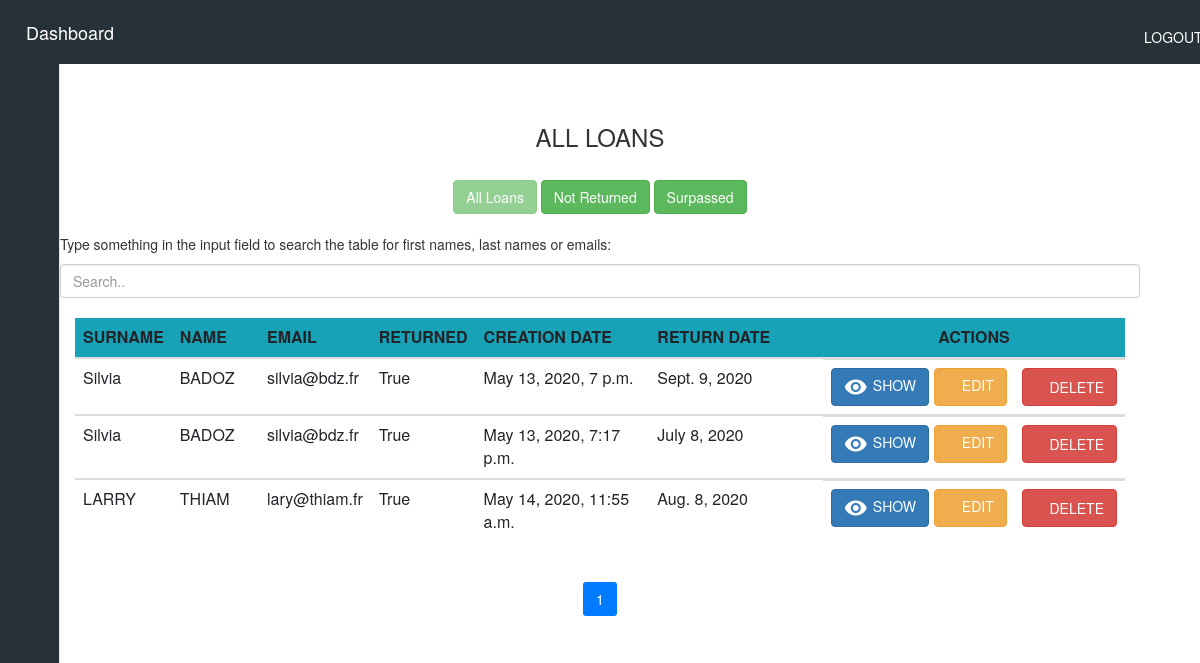
/allLoan (signed in), run on an earlier commit of the app's database.
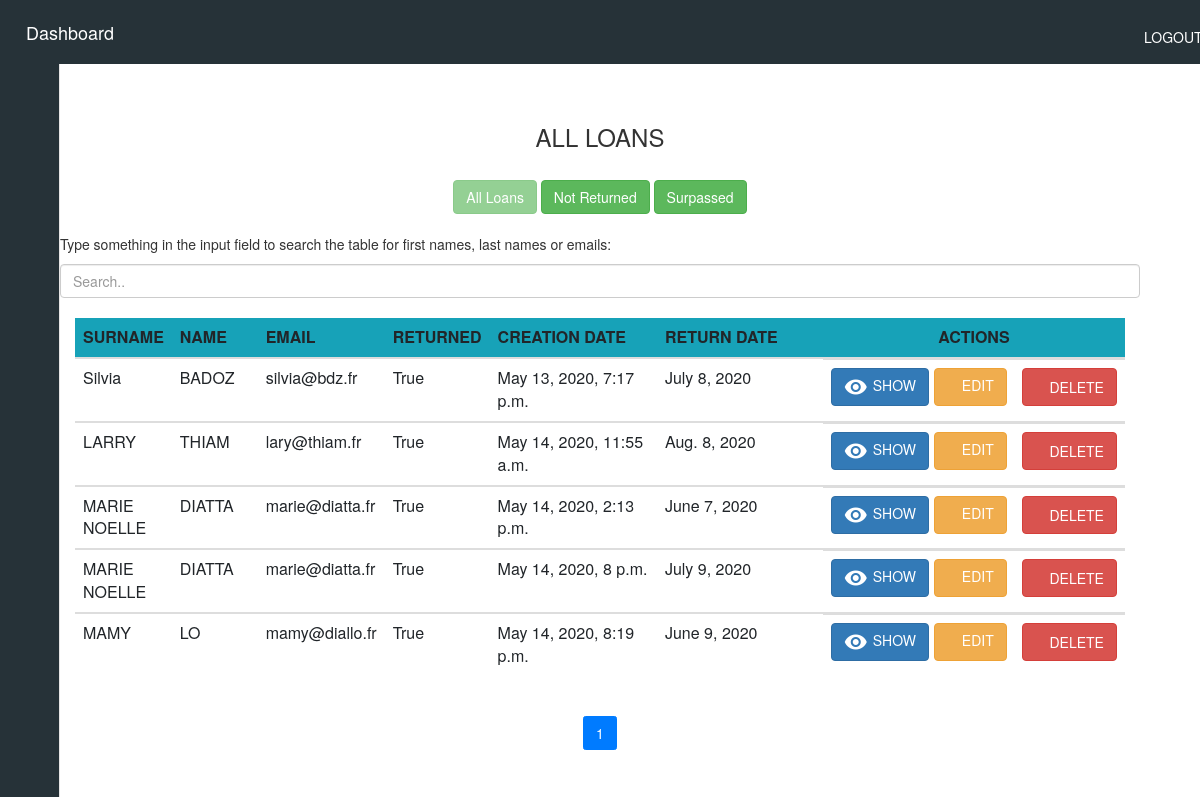
And on a later commit of the database.
### siteWeb/models.py (models this page shows, shortened)
class Loan(models.Model):
    user = models.ForeignKey(settings.AUTH_USER_MODEL, on_delete=models.CASCADE)
    ordered = models.BooleanField(default=False)
    returned = models.BooleanField(default=False)
    creation_date_loan = models.DateTimeField(default=timezone.now)
    expected_return_date = models.DateField(blank=True, null=True)
    return_date = models.DateField(null=True)
    loaner = models.ForeignKey(Loaner, on_delete=models.CASCADE, blank=False, null=True)
    materials = models.ManyToManyField(LoanMaterial)

class Loaner(models.Model):
    last_name = models.CharField(max_length=255)
    first_name = models.CharField(max_length=255)
    email = models.EmailField(max_length=255, unique=True)
    establishment = models.CharField(max_length=250)
    creation_date = models.DateTimeField(auto_now_add=True)

### siteWeb/views.py (the view)
# urls.py: path('allLoan', views.allLoan, name='allLoan'),
def allLoan(request):
    loan_all = Loan.objects.filter(ordered=True)
    paginator = Paginator(loan_all, per_page=5)
    page_number = request.GET.get('page', 1)
    page_obj = paginator.get_page(page_number)
    return render(request, 'siteWeb/all_Loan.html',
                  {'loan_all': page_obj.object_list, 'paginator': paginator, 'page_number': int(page_number)})

### siteWeb/templates/siteWeb/all_Loan.html (shortened to what this page needs)
{% include "siteWeb/includes/dashboard.html" %}
{% load static %}
{% load crispy_forms_tags %}
{% block content %}
<head>
</head>
<main>
    {% if user.is_authenticated %}
    <body>
    <div class="container">
        <div class="container-fluid">
            <br>
            <center><h3>ALL LOANS</h3></center>
            <br>
            <center>
                <a class="btn btn-success" href="allLoan" disabled>All Loans</a>
                <a class="btn btn-success" href="notReturnedLoan">Not Returned</a>
                <a class="btn btn-success" href="LoanSurpassed">Surpassed</a>
            </center>
            <br>
            <p>Type something in the input field to search the table for first names, last names or emails:</p>
            <input class="form-control" id="myInput" type="text" placeholder="Search..">
            <br>
            <div class="table-responsive table-body" id="table1">
                <table id="loanTable" class="table container-fluid table-responsive">
                    <thead class="bg-info">
                    <tr>
                        <th scope="col" class="col-md-1">SURNAME</th>
                        <th scope="col" class="col-md-1">NAME</th>
                        <th scope="col" class="col-md-1">EMAIL</th>
                        <th scope="col" class="col-md-1">RETURNED</th>
                        <th scope="col" class="col-md-2">CREATION DATE</th>
                        <th scope="col" class="col-md-2">RETURN DATE</th>
                        <th scope="col" class="col-md-2 text-center">ACTIONS</th>
                    </tr>
                    </thead>
                    {% for loan in loan_all %}
                    <tbody id="myTable">
                    <tr id="loan-{{loan.id}}">
                        <td>{{loan.loaner.last_name}}</td>
                        <td>{{loan.loaner.first_name}}</td>
                        <td>{{loan.loaner.email}}</td>
                        <td>{{loan.returned}}</td>
                        <td>{{loan.creation_date_loan}}</td>
                        <td>{{loan.expected_return_date}}</td>
                        <td class="d-flex">
                            <a href="/loan_id/{{loan.id}}" class="btn btn-primary mr-2 d-flex">
                                <span><i class="material-icons mr-2">remove_red_eye</i></span>SHOW
                            </a>
                            <a href="/updateLoan/{{loan.id}}" class="btn btn-warning mr-2">
                                <span><i class="far fa-edit"></i></span> EDIT
                            </a>
                            <button class="btn btn-danger ml-3" onClick="deleteLoan({{loan.id}})">
                                <span><i class="far fa-trash-alt"></i></span> DELETE
                            </button>
                        </td>
                    </tr>
                    </tbody>
                    {% endfor %}
                </table>
                <center>
                    <ul class="pagination">
                        {% for i in paginator.page_range %}
                        <li class="page-item {% if i == page_number %} active {% endif %}">
                            <a class="page-link" href="?page={{ i }}">{{ i }}</a>
                        </li>
                        {% endfor %}
                    </ul>
                </center>
            </div>
        </div>
    </div>
    </body>
    {% else %}
    <center><p> No Permittion. If you have an account, <a href="/accounts/login">login.</a></p></center>
    {% endif %}
</main>
{% endblock %}

### siteWeb/templates/siteWeb/includes/dashboard.html (shortened to what this page needs)
{% load static %}
<html>
  <head>
      <link rel="stylesheet" href="{% static 'css/bootstrap.css' %}" type="text/css" media="screen">
      <link rel="stylesheet" href="{% static 'css/dashboard.css' %}" type="text/css" media="screen">
      <link rel="stylesheet" href="{% static 'css/sidebar.css' %}" type="text/css" media="screen">
        <link href="https://maxcdn.bootstrapcdn.com/bootstrap/3.3.7/css/bootstrap.min.css"
 rel="stylesheet">
        <link href="{% static '../static/vendor/fontawesome-free/css/all.min.css' %}" rel="stylesheet" type="text/css">
  </head>
  <body>
  <main>
    <nav class="navbar navbar-expand-lg navbar-dark" id = "navbar" data-spy="affix" data-offset-top="197">
        <a class="navbar-brand" href="/">Dashboard</a>
      <div class="collapse navbar-collapse" id="navbarTogglerDemo03">
            <div id ="logout">
                <ul class="navbar-nav mr-auto" >
                    <li class="nav-item active"><a class="nav-link" href="logout">LOGOUT</a></li>
                </ul>
            </div>
      </div>
    </nav>
    <div>
      <nav class="main-menu bg-dark" id = "sidebar" role="navigation">
                <ul>
                    {% if user.is_superuser %}
                    <li class="has-subnav mb-4 mt-2">
                        <a href="../accounts/register">
                           <i class="fa fa-user-plus"></i>
                        </a>
                    </li>
                    <li class="has-subnav mb-4 mt-2">
                        <a href="../admin">
                            <i class="fa fa-user-lock"></i>
                        </a>
                    </li>
                    {% endif %}
                    <li class="has-subnav mb-4 mt-2">
                        <a href="../MaterialView">
                            <i class="fa fa-laptop fa-2x"></i>
                        </a>
                    </li>
                    <li class="has-subnav mt-2 mb-4">
                        <a href="../TypeView">
                           <i class="fa fa-list fa-2x"></i>
                        </a>
                    </li>
                    <li class="has-subnav mb-4 mt-2">
                        <a href="../LoanerView">
                           <i class="fa fa-folder-open fa-2x"></i>
                        </a>
                    </li>
                    <li class="has-subnav mb-4 mt-2">
                        <a href="../allLoan">
                            <i class="fa fa-bar-chart-o fa-2x"></i>
                        </a>
                    </li>
                </ul>
            </nav>
      </div>
  </main>
</body>
</html>

### static/css/dashboard.css (style rules this page uses)
#sidebar { position: fixed; top: 64px; background-color: #263238 !important; }
#navbar { border-radius: 0 !important; -moz-border-radius: 0 !important; width: 100%; height: 64px; background-color: #263238 }
#logout { position: absolute; left: 95%; }

### static/css/sidebar.css (style rules this page uses)
.fa-2x { font-size: 2em; }
.fa { position: relative; display: table-cell; width: 60px; height: 36px; text-align: center; vertical-align: middle; font-size:20px; }
.main-menu { background:#212121; border-right:1px solid #e5e5e5; position:absolute; top:0; bottom:0; height:100%; left:0; width:60px; overflow:hidden; -webkit-transition:width .05s linear; transition:width .05s linear; -webkit-transform:translateZ(0) scale(1,1); z-index:1000; }
.main-menu>ul { margin:7px 0; }
.main-menu li { position:relative; display:block; width:250px; }
.main-menu li>a { position:relative; display:table; border-collapse:collapse; border-spacing:0; color:#999; font-family: arial; font-size: 14px; text-decoration:none; -webkit-transform:translateZ(0) scale(1,1); -webkit-transition:all .1s linear; transition:all .1s linear; }
nav { -webkit-user-select:none; -moz-user-select:none; -ms-user-select:none; -o-user-select:none; user-select:none; }
nav ul,nav li { outline:0; margin:0; padding:0; }

What changed in the data, as far as the page shows it:
removed Loan: loaner.last_name "Silvia", loaner.first_name "BADOZ", loaner.email "silvia@bdz.fr", returned "True", creation_date_loan "May 13, 2020, 7 p.m.", expected_return_date "Sept. 9, 2020"
added Loan: loaner.last_name "MARIE NOELLE", loaner.first_name "DIATTA", loaner.email "marie@diatta.fr", returned "True", creation_date_loan "May 14, 2020, 2:13 p.m.", expected_return_date "June 7, 2020"
added Loan: loaner.last_name "MARIE NOELLE", loaner.first_name "DIATTA", loaner.email "marie@diatta.fr", returned "True", creation_date_loan "May 14, 2020, 8 p.m.", expected_return_date "July 9, 2020"
added Loan: loaner.last_name "MAMY", loaner.first_name "LO", loaner.email "mamy@diallo.fr", returned "True", creation_date_loan "May 14, 2020, 8:19 p.m.", expected_return_date "June 9, 2020"
